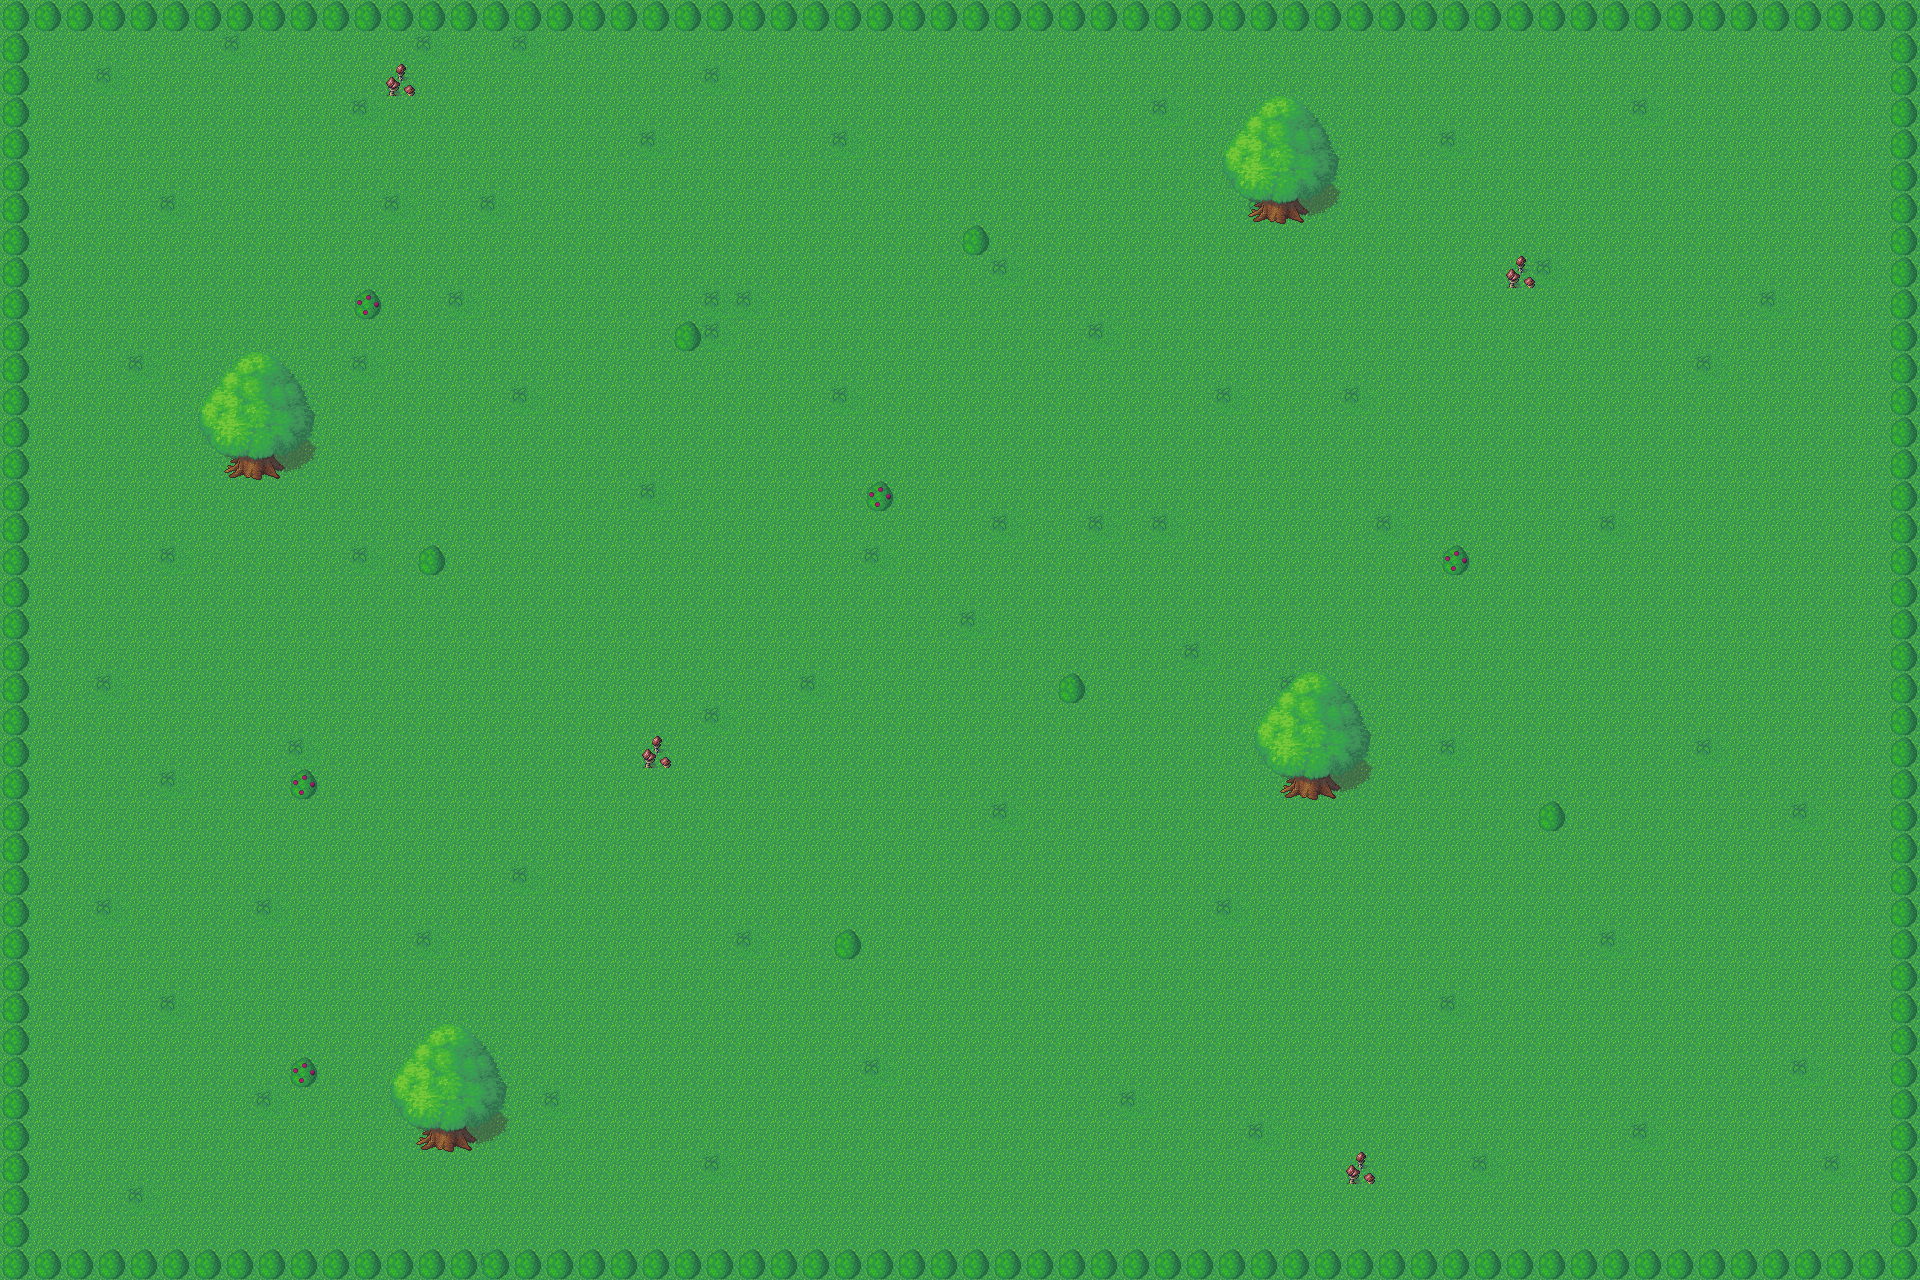

Rendered tile map (Tiled .tmx) drawn with the repository's tilesets; below, a short description and the map source with its tile grids summarised:
An orthogonal 60x40 tile map with 32x32 px tiles, 2 tile layers (Kachelebene 1, Kachelebene 2), 5 tilesets and 26 objects (Pomegranate, EvilGuy, PlayerStart).

<map version="1.0" orientation="orthogonal" width="60" height="40" tilewidth="32" tileheight="32">
 <tileset firstgid="1" name="bush1" tilewidth="32" tileheight="32">
  <image source="bush1.png" width="32" height="32" />
 </tileset>
 <tileset firstgid="2" name="bush2" tilewidth="32" tileheight="32">
  <image source="bush2.png" width="32" height="32" />
 </tileset>
 <tileset firstgid="3" name="set1" tilewidth="32" tileheight="32">
  <image source="set1.png" width="192" height="64" />
 </tileset>
 <tileset firstgid="15" name="shrooms" tilewidth="32" tileheight="32">
  <image source="shrooms.png" width="32" height="40" />
 </tileset>
 <tileset firstgid="16" name="tree2" tilewidth="128" tileheight="128">
  <image source="tree2.png" width="128" height="128" />
 </tileset>
 <layer name="Kachelebene 1" width="60" height="40">
  <data>[2400 cells, 2400 non-empty, 2 distinct tile ids]</data>
 </layer>
 <layer name="Kachelebene 2" width="60" height="40">
  <data>[2400 cells, 215 non-empty, 4 distinct tile ids]</data>
 </layer>
 <objectgroup name="Collision Objects" width="60" height="40">
  <object x="1280" y="773" width="57" height="26" />
  <object x="417" y="1126" width="57" height="26" />
  <object x="226" y="455" width="57" height="26" />
  <object x="859" y="479" width="35" height="33" />
  <object x="1054" y="671" width="35" height="33" />
  <object x="638" y="734" width="35" height="33" />
  <object x="668" y="320" width="35" height="33" />
  <object x="958" y="223" width="35" height="33" />
  <object x="347" y="288" width="35" height="33" />
  <object x="413" y="543" width="35" height="33" />
  <object x="383" y="64" width="35" height="33" />
  <object x="285" y="768" width="35" height="33" />
  <object x="287" y="1055" width="35" height="33" />
  <object x="831" y="928" width="35" height="33" />
  <object x="1344" y="1152" width="35" height="33" />
  <object x="1533" y="800" width="35" height="33" />
  <object x="1438" y="544" width="35" height="33" />
  <object x="1502" y="255" width="35" height="33" />
  <object x="1248" y="199" width="57" height="26" />
  <object x="-2" y="-4" width="1924" height="38" />
  <object x="-2" y="-6" width="28" height="1278" />
  <object x="1888" y="1" width="28" height="1278" />
  <object x="-2" y="1250" width="1924" height="30" />
 </objectgroup>
 <objectgroup name="NPCs" width="60" height="40">
  <object name="Pomegranate" x="603" y="151" width="59" height="48">
   <properties>
    <property name="dialog_file" value="level_1_1_apple.txt" />
    <property name="movement" value="none" />
    <property name="speed" value="0" />
   </properties>
  </object>
  <object name="EvilGuy" x="154" y="204" width="46" height="48">
   <properties>
    <property name="movement" value="RECTANGLE" />
    <property name="saying" value="Ich bin der\nEVIL GUY" />
    <property name="speed" value="0.1" />
   </properties>
  </object>
 </objectgroup>
 <objectgroup name="Player" width="60" height="40">
  <object name="PlayerStart" x="1130" y="1055" width="43" height="47" />
 </objectgroup>
</map>
